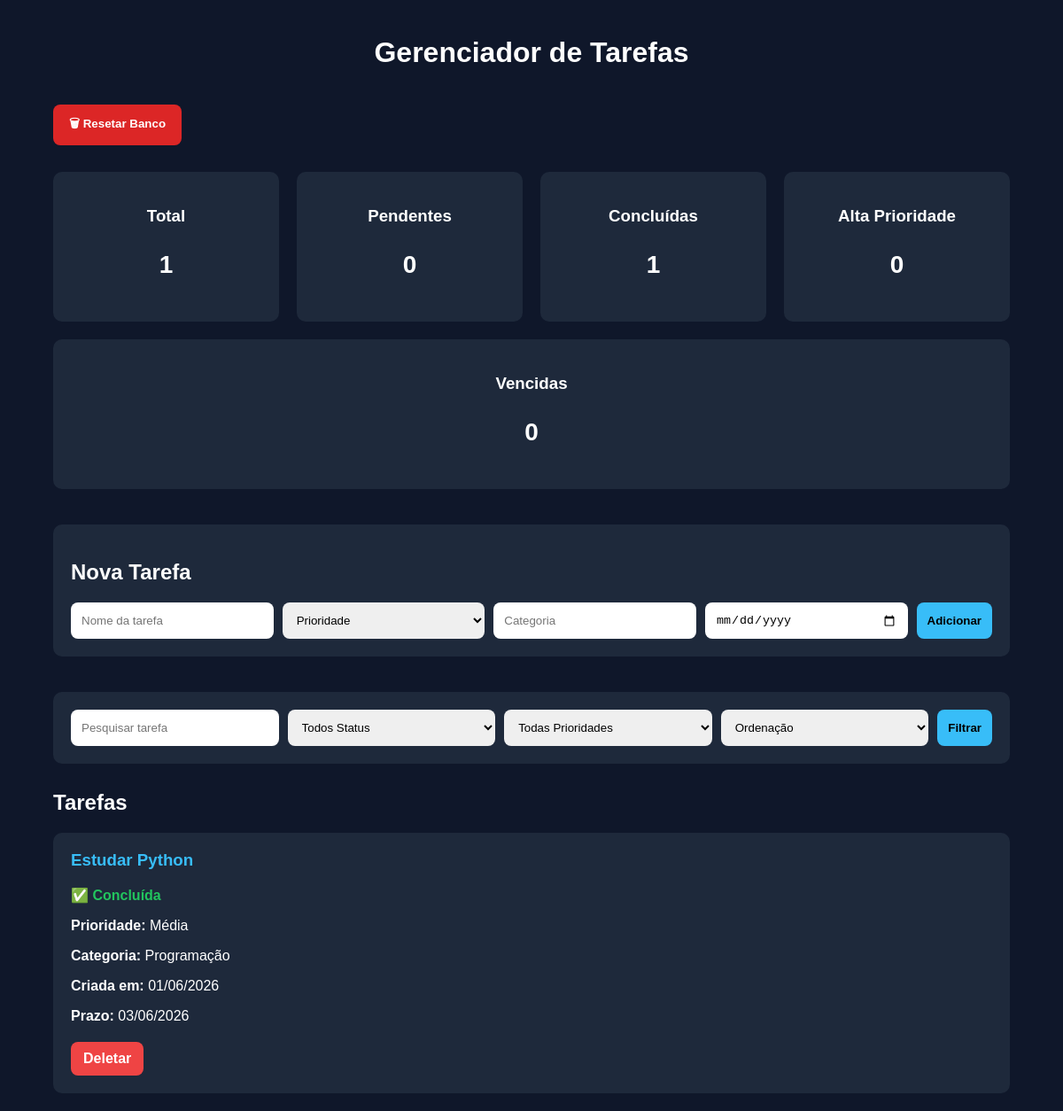
The page / on the database its author committed.
### tables this page shows
CREATE TABLE tasks (
        id INTEGER PRIMARY KEY AUTOINCREMENT,
        title TEXT NOT NULL,
        status TEXT NOT NULL,
        priority TEXT NOT NULL,
        category TEXT NOT NULL,
        created_at TEXT NOT NULL,
        due_date TEXT NOT NULL
    );

### app.py (the view)
@app.route("/")
def home():
    search = request.args.get("search", "")
    status = request.args.get("status", "")
    priority = request.args.get("priority", "")
    order = request.args.get("order", "")
    tasks = filter_tasks(
        search,
        status,
        priority,
        order
    )
    dashboard = get_dashboard_data()
    return render_template(
        "index.html",
        tasks=tasks,
        dashboard=dashboard,
        search=search,
        status=status,
        priority=priority,
        order=order
    )

### database.py (called while the page is built)
def connect():
    conn = sqlite3.connect("tasks.db")
    return conn

### tasks.py (called while the page is built, shortened)
def filter_tasks(
    search="",
    status="",
    priority="",
    order=""
):
    conn = connect()
    cursor = conn.cursor()
    query = "SELECT * FROM tasks WHERE 1=1"
    params = []
    if search:
        query += " AND title LIKE ?"
        params.append(f"%{search}%")
    if status:
        query += " AND status = ?"
        params.append(status)
    if priority:
        query += " AND priority = ?"
        params.append(priority)
    if order == "newest":
        query += " ORDER BY id DESC"
    elif order == "oldest":
        query += " ORDER BY id ASC"
    cursor.execute(query, params)
    tasks = cursor.fetchall()
    conn.close()
    return tasks

### templates/index.html (shortened to what this page needs)
<!DOCTYPE html>
<html lang="pt-br">
<head>
    <link
    rel="stylesheet"
    href="{{ url_for('static', filename='style.css') }}"
>
</head>
<body>
    <div class="container">
        <h1>Gerenciador de Tarefas</h1>
        <div class="danger-zone">
            <form
                action="/reset"
                method="POST"
                onsubmit="
                    return confirm(
                        'Tem certeza que deseja apagar TODAS as tarefas?'
                    )
                "
            >
                <button
                    type="submit"
                    class="reset-btn"
                >
                    🗑 Resetar Banco
                </button>
            </form>
        </div>
        <div class="dashboard">
            <div class="card">
                <h3>Total</h3>
                <p>{{ dashboard.total }}</p>
            </div>
            <div class="card">
                <h3>Pendentes</h3>
                <p>{{ dashboard.pending }}</p>
            </div>
            <div class="card">
                <h3>Concluídas</h3>
                <p>{{ dashboard.completed }}</p>
            </div>
            <div class="card">
                <h3>Alta Prioridade</h3>
                <p>{{ dashboard.high_priority }}</p>
            </div>
            <div class="card">
                <h3>Vencidas</h3>
                <p>{{ dashboard.overdue }}</p>
            </div>
        </div>
        <div class="form-container">
            <h2>Nova Tarefa</h2>
            <form action="/add" method="POST">
                <input
                    type="text"
                    name="title"
                    placeholder="Nome da tarefa"
                    required
                >
                <select name="priority" required>
                    <option value="">Prioridade</option>
                </select>
                <input
                    type="text"
                    name="category"
                    placeholder="Categoria"
                    required
                >
                <input
                    type="date"
                    name="due_date"
                    required
                >
                <button type="submit">
                    Adicionar
                </button>
            </form>
        </div>
        <div class="filter-container">
            <form method="GET">
                <input
                    type="text"
                    name="search"
                    placeholder="Pesquisar tarefa"
                    value="{{ search }}"
                >
                <select name="status">
                    <option value="">
                        Todos Status
                    </option>
                </select>
                <select name="priority">
                    <option value="">
                        Todas Prioridades
                    </option>
                </select>
                <select name="order">
                    <option value="">
                        Ordenação
                    </option>
                </select>
                <button type="submit">
                    Filtrar
                </button>
            </form>
        </div>
        <h2>Tarefas</h2>
        <div class="tasks">
            {% for task in tasks %}
                <div class="task-card">
                    <h3>{{ task[1] }}</h3>
                    {% if task[2] == "Concluída" %}
                    <p class="completed-status">
                            ✅ Concluída
                    </p>
                    {% else %}
                    <p class="pending-status">
                            ⏳ Pendente
                    </p>
                    {% endif %}
                    <p>
                        <strong>Prioridade:</strong>
                        {{ task[3] }}
                    </p>
                    <p>
                        <strong>Categoria:</strong>
                        {{ task[4] }}
                    </p>
                    <p>
                        <strong>Criada em:</strong>
                        {{ task[5] }}
                    </p>
                    <p>
                        <strong>Prazo:</strong>
                        {{ task[6] }}
                    </p>
                    <div class="buttons">
                        <a
                            href="/delete/{{ task[0] }}"
                            class="delete-btn"
                        >
                            Deletar
                        </a>
                    </div>
                </div>
            {% endfor %}
        </div>
    </div>
</body>
</html>

### static/style.css (style rules this page uses)
body { background-color: #0f172a; color: white; font-family: Arial, sans-serif; margin: 0; padding: 0; }
.container { width: 90%; margin: auto; padding: 20px; }
h1 { text-align: center; margin-bottom: 40px; }
.dashboard { display: flex; gap: 20px; flex-wrap: wrap; margin-bottom: 40px; }
.card { background-color: #1e293b; padding: 20px; border-radius: 10px; flex: 1; min-width: 180px; text-align: center; }
.card h3 { margin-bottom: 10px; }
.card p { font-size: 28px; font-weight: bold; }
.tasks { display: grid; grid-template-columns: repeat(auto-fit, minmax(300px, 1fr)); gap: 20px; }
.task-card { background-color: #1e293b; padding: 20px; border-radius: 10px; }
.task-card h3 { margin-top: 0; color: #38bdf8; }
.form-container { background-color: #1e293b; padding: 20px; border-radius: 10px; margin-bottom: 40px; }
form { display: flex; flex-wrap: wrap; gap: 10px; }
input, select, button { padding: 12px; border: none; border-radius: 8px; }
input, select { flex: 1; }
button { background-color: #38bdf8; color: black; cursor: pointer; font-weight: bold; }
.buttons { display: flex; gap: 10px; margin-top: 20px; }
.complete-btn, .delete-btn { text-decoration: none; padding: 10px 14px; border-radius: 8px; font-weight: bold; }
.delete-btn { background-color: #ef4444; color: white; }
.filter-container { background-color: #1e293b; padding: 20px; border-radius: 10px; margin-bottom: 30px; }
.completed-status { color: #22c55e; font-weight: bold; }
.danger-zone { margin-bottom: 30px; }
.reset-btn { background-color: #dc2626; color: white; border: none; padding: 12px 18px; border-radius: 8px; cursor: pointer; font-weight: bold; }

### rows shown on the page
tasks: title "Estudar Python", status "✅ Concluída", priority "Média", category "Programação", created_at "01/06/2026", due_date "03/06/2026"

### other values the page prints
{{ dashboard.total }} "1"
{{ dashboard.pending }} "0"
{{ dashboard.completed }} "1"
{{ dashboard.high_priority }} "0"
{{ dashboard.overdue }} "0"
